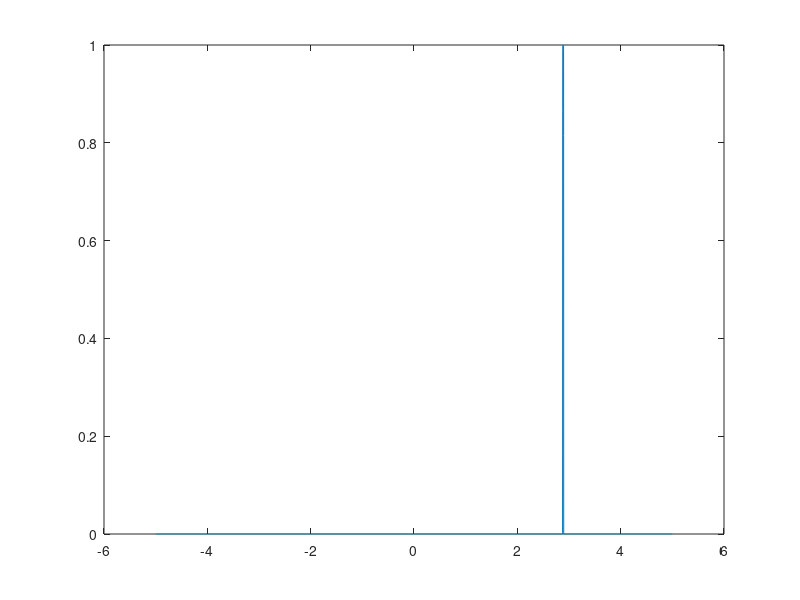

Write the MATLAB code that produced this figure. (Note: this script raises an error after producing the figure.)
%% Checking for correct beam generation.
% This script checks for compute_realistic_arb_beam.m such that the
% targeted beam remain in the defined domain. There are other methods to
% ensure this to happen but this is the quickest way. Also needed to see
% the images of the beam at the target plane and grating plane.

%% Device specification
% Indices [1]
n_air   = 1;
n_clad  = 1.4555;
n_core  = 1.4608;
n_eff   = 1.4635;
dn_g    = 1e-3;

% Heights of the layers [m]
h_clad  = 15e-6;
h_core  = 5e-6;

%% Target specification
lam     = 780e-9;

% distance from the top of the glass.
dist    = 5e-3;

%% Specification for environments
% Wavenumbers
k0      = 2*pi*n_air    /   lam;
k0_clad = 2*pi*n_clad   /   lam;
k0_core = 2*pi*n_core   /   lam;

%% Focussed beam feature
% Define grid points
L_x     = 10e-3;

phi     = 30*pi/180;
x_tar   = [dist*tan(phi), -dist];
waist   = 10e-6;
n = 10;

gaussian = @(x, phi, x_tar, w, n) ...
        exp(-1i * k0 * (  sin(phi)*x  )) .* exp(-( (x-x_tar(1))/w ).^( 2*n ));


% Gaussian beam on the surface of the glass
x      = linspace(-.5*L_x, .5*L_x, 2^14)';
E_tar  = gaussian(x, phi, x_tar(1), waist, n);
%%
% checking the shape
figure(10)
plot(x*1e3, abs(E_tar))
xline(x_tar(1)*1e3, '--r')
xlabel('x / [mm]')
ylabel('|E|')
xlim(x_tar(1)*1e3 + [-waist, waist]*1e3*exp(1));
title('Field on target')

%% Propagation onto the grating plane
k       = linspace(-pi, pi, length(x) )'./(x(2) - x(1));
% fprintf('y_R    = %3.3f [mm]\n', mean(y_R)*1e3)
% fprintf('w_0    = %3.3f [mm]\n', mean(w_0)*1e3)
% fprintf('w_1    = %3.3f [mm]\n', mean(w)*1e3)
% fprintf('L_g    = %3.3f [mm]\n', len_g*1e3)

% central frequency to adjust the resolution in fourier space as max(k) >
% wavenumbers, k's.

k_cen   = k0*sin(phi);
E_tar   = E_tar .* exp(1i*k_cen*x);

%%
fprintf('--------------------------------------------------------------\n')
fprintf('Checking for limits of central wavenumber\n')
k_t     = k - k_cen;
fprintf('min(k_t) = %3.3e\n',   min(k_t))
fprintf('k_cen    = %3.3e\n',   - k0*sin(phi))
fprintf('max(k_t) = %3.3e\n',   max(k_t))
fprintf('--------------------------------------------------------------\n')

ky_air  = real( sqrt(k0^2 - k_t.^2) );
ky_clad = real( sqrt(k0_clad^2 - k_t.^2) );
ky_core = real( sqrt(k0_core^2 - k_t.^2) );

%% Propagation onto the target location
phase_air   = asin(k_t/(n_air*k0));
phase_clad  = asin(k_t/(n_clad*k0));
phase_core  = asin(k_t/(n_core*k0));

Ek_tar  = fftshift( fft( fftshift(E_tar) ) );
Ek_grat = exp(-1i*ky_air*-dist).*Ek_tar;
Ek_grat = apply_Fresnel(Ek_grat, phase_air, phase_clad, n_air, n_clad, 's');
Ek_grat = exp(-1i*ky_clad*-h_clad).*Ek_grat;
Ek_grat = apply_Fresnel(Ek_grat, phase_clad, phase_core, n_clad, n_core, 's');
Ek_grat = exp(-1i*ky_core*-h_core/2).*Ek_grat;

E_grat_shifted  = fftshift(  ifft( fftshift(Ek_grat) )  );
E_grat  = E_grat_shifted .* exp(-1i*k_cen*x);

figure(11)
plot(x*1e3, abs(E_grat))
xline(0, '--r');
xlabel('x / [mm]')
ylabel('|E|')
title('Field on grating')
